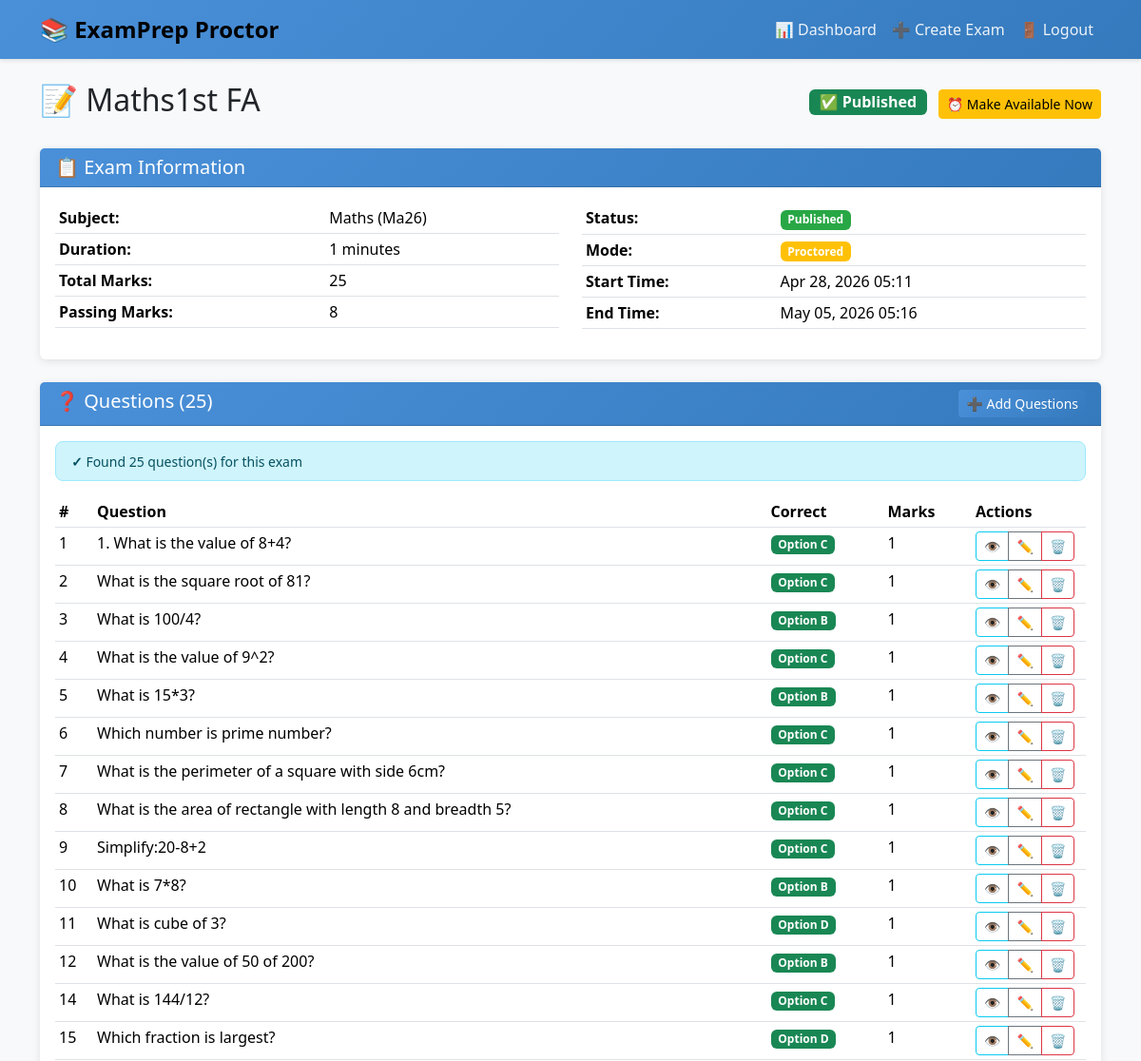
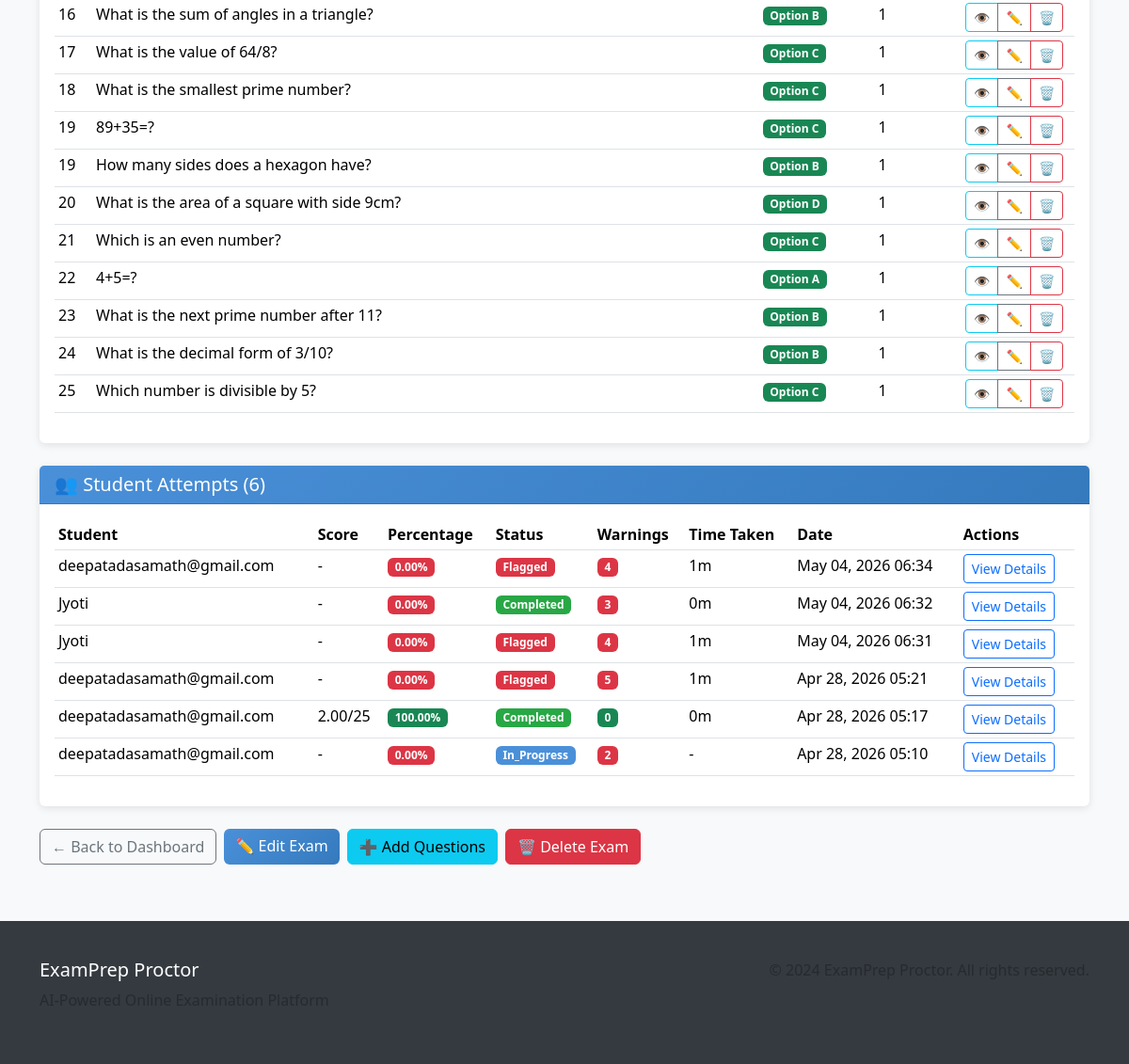
The app's page /teacher/exam/2/detail/ (signed in) with its own data (2 pictures, top to bottom).
### core/models.py (models this page shows, shortened)
class Exam(models.Model):
    STATUS_CHOICES = [
        ("draft", "Draft"),
        ("published", "Published"),
        ("archived", "Archived"),
    ]
    title = models.CharField(max_length=300)
    subject = models.ForeignKey(Subject, on_delete=models.CASCADE, related_name="exams")
    description = models.TextField(blank=True, null=True)
    duration = models.IntegerField(help_text="Duration in minutes")
    total_marks = models.IntegerField(default=100)
    passing_marks = models.IntegerField()
    start_time = models.DateTimeField()
    end_time = models.DateTimeField()
    instructions = models.TextField(
        blank=True, null=True, help_text="Exam instructions for students"
    )
    status = models.CharField(max_length=10, choices=STATUS_CHOICES, default="draft")
    is_practice_mode = models.BooleanField(
        default=False, help_text="If True, no proctoring and timer"
    )
    created_by = models.ForeignKey(
        User, on_delete=models.CASCADE, related_name="exams_created"
    )
    created_at = models.DateTimeField(auto_now_add=True)
    updated_at = models.DateTimeField(auto_now=True)
    class Meta:
        verbose_name = "Exam"
        verbose_name_plural = "Exams"
        ordering = ["-created_at"]

class Subject(models.Model):
    name = models.CharField(max_length=200, unique=True)
    description = models.TextField(blank=True, null=True)
    code = models.CharField(max_length=20, unique=True)
    created_by = models.ForeignKey(
        User, on_delete=models.CASCADE, related_name="subjects_created"
    )
    created_at = models.DateTimeField(auto_now_add=True)
    class Meta:
        verbose_name = "Subject"
        verbose_name_plural = "Subjects"
        ordering = ["code"]

class Question(models.Model):
    exam = models.ForeignKey(Exam, on_delete=models.CASCADE, related_name="questions")
    question_text = models.TextField()
    option_a = models.CharField(max_length=500)
    option_b = models.CharField(max_length=500)
    option_c = models.CharField(max_length=500)
    option_d = models.CharField(max_length=500)
    correct_option = models.CharField(
        max_length=1,
        choices=[
            ("A", "Option A"),
            ("B", "Option B"),
            ("C", "Option C"),
            ("D", "Option D"),
        ],
    )
    marks = models.IntegerField(default=1)
    order = models.IntegerField(default=0)
    created_at = models.DateTimeField(auto_now_add=True)
    class Meta:
        verbose_name = "Question"
        verbose_name_plural = "Questions"
        ordering = ["exam", "order"]

class StudentExamAttempt(models.Model):
    STATUS_CHOICES = [
        ("in_progress", "In Progress"),
        ("completed", "Completed"),
        ("flagged", "Flagged - Proctoring Violations"),
        ("auto_submitted", "Auto Submitted"),
        ("abandoned", "Abandoned"),
    ]
    student = models.ForeignKey(
        User, on_delete=models.CASCADE, related_name="exam_attempts"
    )
    exam = models.ForeignKey(Exam, on_delete=models.CASCADE, related_name="attempts")
    start_time = models.DateTimeField(auto_now_add=True)
    end_time = models.DateTimeField(null=True, blank=True)
    score = models.DecimalField(max_digits=5, decimal_places=2, null=True, blank=True)
    percentage = models.DecimalField(
        max_digits=5, decimal_places=2, null=True, blank=True
    )
    status = models.CharField(
        max_length=20, choices=STATUS_CHOICES, default="in_progress"
    )
    total_warnings = models.IntegerField(default=0)
    time_taken = models.IntegerField(
        null=True, blank=True, help_text="Time taken in seconds"
    )
    ip_address = models.GenericIPAddressField(null=True, blank=True)
    user_agent = models.TextField(blank=True, null=True)
    created_at = models.DateTimeField(auto_now_add=True)
    class Meta:
        verbose_name = "Student Exam Attempt"
        verbose_name_plural = "Student Exam Attempts"
        ordering = ["-start_time"]

### core/views.py (the view)
# urls.py: path("exam/<int:exam_id>/", views.exam_detail, name="exam_detail"),
@login_required
def exam_detail(request, exam_id):
    exam = get_object_or_404(Exam, id=exam_id)
    profile = get_user_profile(request.user)
    if profile.role == "teacher":
        if exam.created_by != request.user:
            messages.error(request, "Access denied.")
            return redirect("core:teacher_dashboard")
        attempts = exam.attempts.select_related("student").order_by("-start_time")
        questions = Question.objects.filter(exam=exam).order_by("order")
        context = {
            "exam": exam,
            "questions": questions,
            "attempts": attempts,
            "page_title": exam.title,
        }
        return render(request, "core/exam_detail_teacher.html", context)
    else:
        context = {"exam": exam, "page_title": exam.title}
        return render(request, "core/exam_detail.html", context)

### core/templates/core/exam_detail_teacher.html (shortened to what this page needs)
{% extends 'core/base.html' %}
{% block content %}
<div class="container mt-4">
    <div class="d-flex justify-content-between align-items-center mb-4">
        <h2>📝 {{ exam.title }}</h2>
        <div>
            {% if exam.status == 'draft' %}
                <button type="button" class="btn btn-success" onclick="publishExam({{ exam.id }})">
                    📢 Publish Exam
                </button>
            {% elif exam.status == 'published' %}
                <span class="badge bg-success fs-6">✅ Published</span>
                <button type="button" class="btn btn-warning btn-sm ms-2" onclick="makeAvailableNow({{ exam.id }})" title="Update times to make available now">
                    ⏰ Make Available Now
                </button>
            {% else %}
                <span class="badge bg-secondary fs-6">Archived</span>
            {% endif %}
        </div>
    </div>
    <div class="card mb-4">
        <div class="card-header">
            <h5 class="mb-0">📋 Exam Information</h5>
        </div>
        <div class="card-body">
            <div class="row">
                <div class="col-md-6">
                    <table class="table table-sm">
                        <tr>
                            <td><strong>Subject:</strong></td>
                            <td>{{ exam.subject.name }} ({{ exam.subject.code }})</td>
                        </tr>
                        <tr>
                            <td><strong>Duration:</strong></td>
                            <td>{{ exam.duration }} minutes</td>
                        </tr>
                        <tr>
                            <td><strong>Total Marks:</strong></td>
                            <td>{{ exam.total_marks }}</td>
                        </tr>
                        <tr>
                            <td><strong>Passing Marks:</strong></td>
                            <td>{{ exam.passing_marks }}</td>
                        </tr>
                    </table>
                </div>
                <div class="col-md-6">
                    <table class="table table-sm">
                        <tr>
                            <td><strong>Status:</strong></td>
                            <td>
                                <span class="badge badge-{{ exam.status }}">{{ exam.status|title }}</span>
                            </td>
                        </tr>
                        <tr>
                            <td><strong>Mode:</strong></td>
                            <td>
                                {% if exam.is_practice_mode %}
                                    <span class="badge bg-info">Practice Mode</span>
                                {% else %}
                                    <span class="badge bg-warning">Proctored</span>
                                {% endif %}
                            </td>
                        </tr>
                        <tr>
                            <td><strong>Start Time:</strong></td>
                            <td>{{ exam.start_time|date:"M d, Y H:i" }}</td>
                        </tr>
                        <tr>
                            <td><strong>End Time:</strong></td>
                            <td>{{ exam.end_time|date:"M d, Y H:i" }}</td>
                        </tr>
                    </table>
                </div>
            </div>
        </div>
    </div>
    <div class="card mb-4">
        <div class="card-header d-flex justify-content-between">
            <h5 class="mb-0">❓ Questions ({{ questions|length }})</h5>
            <a href="{% url 'core:add_questions' exam.id %}" class="btn btn-primary btn-sm">
                ➕ Add Questions
            </a>
        </div>
        <div class="card-body">
            {% if questions %}
                <div class="alert alert-info py-2">
                    <small><strong>✓</strong> Found {{ questions|length }} question(s) for this exam</small>
                </div>
                <div class="table-responsive">
                    <table class="table table-sm">
                        <thead>
                            <tr>
                                <th width="40">#</th>
                                <th>Question</th>
                                <th>Correct</th>
                                <th>Marks</th>
                                <th width="120">Actions</th>
                            </tr>
                        </thead>
                        <tbody>
                            {% for question in questions %}
                                <tr>
                                    <td>{{ question.order }}</td>
                                    <td>
                                        <span class="question-text" data-full-text="{{ question.question_text }}">
                                            {{ question.question_text|truncatewords:15 }}
                                        </span>
                                    </td>
                                    <td>
                                        <span class="badge bg-success">Option {{ question.correct_option }}</span>
                                    </td>
                                    <td>{{ question.marks }}</td>
                                    <td>
                                        <div class="btn-group btn-group-sm">
                                            <button class="btn btn-sm btn-outline-info"
                                                    onclick="viewQuestionFull({{ question.id }})"
                                                    title="View Full Question">
                                                👁️
                                            </button>
                                            <button class="btn btn-sm btn-outline-secondary"
                                                    onclick="editQuestion({{ question.id }})"
                                                    title="Edit Question">
                                                ✏️
                                            </button>
                                            <button class="btn btn-sm btn-outline-danger"
                                                    onclick="deleteQuestion({{ question.id }}, {{ question.order }})"
                                                    title="Delete Question">
                                                🗑️
                                            </button>
                                        </div>
                                    </td>
                                </tr>
                            {% endfor %}
                        </tbody>
                    </table>
                </div>
            {% endif %}
        </div>
    </div>
    <div class="card mb-4">
        <div class="card-header">
            <h5 class="mb-0">👥 Student Attempts ({{ attempts|length }})</h5>
        </div>
        <div class="card-body">
            {% if attempts %}
                <div class="table-responsive">
                    <table class="table table-sm">
                        <thead>
                            <tr>
                                <th>Student</th>
                                <th>Score</th>
                                <th>Percentage</th>
                                <th>Status</th>
                                <th>Warnings</th>
                                <th>Time Taken</th>
                                <th>Date</th>
                                <th>Actions</th>
                            </tr>
                        </thead>
                        <tbody>
                            {% for attempt in attempts %}
                                <tr>
                                    <td>{{ attempt.student.username }}</td>
                                    <td>
                                        {% if attempt.score %}
                                            {{ attempt.score }}/{{ exam.total_marks }}
                                        {% else %}
                                            -
                                        {% endif %}
                                    </td>
                                    <td>
                                        {% if attempt.percentage is not None %}
                                            <span class="badge {% if attempt.percentage >= 40 %}bg-success{% else %}bg-danger{% endif %}">
                                                {{ attempt.percentage }}%
                                            </span>
                                        {% else %}
                                            -
                                        {% endif %}
                                    </td>
                                    <td>
                                        <span class="badge badge-{{ attempt.status }}">
                                            {{ attempt.status|title }}
                                        </span>
                                    </td>
                                    <td>
                                        {% if attempt.total_warnings > 0 %}
                                            <span class="badge bg-danger">{{ attempt.total_warnings }}</span>
                                        {% else %}
                                            <span class="badge bg-success">0</span>
                                        {% endif %}
                                    </td>
                                    <td>
                                        {% if attempt.time_taken %}
                                            {% widthratio attempt.time_taken 60 1 as minutes %}{{ minutes }}m
                                        {% else %}
                                            -
                                        {% endif %}
                                    </td>
                                    <td>{{ attempt.start_time|date:"M d, Y H:i" }}</td>
                                    <td>
                                        <a href="{% url 'core:exam_result' attempt.id %}"
                                           class="btn btn-sm btn-outline-primary">View Details</a>
                                    </td>
                                </tr>
                            {% endfor %}
                        </tbody>
                    </table>
                </div>
            {% else %}
                <div class="text-center text-muted py-4">
                    <p>No student attempts yet.</p>
                    <small>Students will appear here once they take the exam.</small>
                </div>
            {% endif %}
        </div>
    </div>
    <div class="d-flex gap-2 mb-4">
        <a href="{% url 'core:teacher_dashboard' %}" class="btn btn-outline-secondary">
            ← Back to Dashboard
        </a>
        <a href="{% url 'core:edit_exam' exam.id %}" class="btn btn-primary">
            ✏️ Edit Exam
        </a>
        <a href="{% url 'core:add_questions' exam.id %}" class="btn btn-info">
            ➕ Add Questions
        </a>
        <button type="button" class="btn btn-danger" onclick="deleteExam({{ exam.id }}, '{{ exam.title }}')">
            🗑️ Delete Exam
        </button>
    </div>
</div>
{% endblock %}

### records on screen
Exam: title "Maths1st FA", subject.name "Maths", subject.code "Ma26", duration "1", total_marks "25", passing_marks "8", status "Published", start_time "Apr 28, 2026 05:11", end_time "May 05, 2026 05:16"
Question: order "1", question_text "1. What is the value of 8+4?", correct_option "C", marks "1"
Question: order "2", question_text "What is the square root of 81?", correct_option "C", marks "1"
Question: order "3", question_text "What is 100/4?", correct_option "B", marks "1"
Question: order "4", question_text "What is the value of 9^2?", correct_option "C", marks "1"
Question: order "5", question_text "What is 15*3?", correct_option "B", marks "1"
Question: order "6", question_text "Which number is prime number?", correct_option "C", marks "1"
Question: order "7", question_text "What is the perimeter of a square with side 6cm?", correct_option "C", marks "1"
Question: order "8", question_text "What is the area of rectangle with length 8 and breadth 5?", correct_option "C", marks "1"
Question: order "9", question_text "Simplify:20-8+2", correct_option "C", marks "1"
Question: order "10", question_text "What is 7*8?", correct_option "B", marks "1"
Question: order "11", question_text "What is cube of 3?", correct_option "D", marks "1"
Question: order "12", question_text "What is the value of 50 of 200?", correct_option "B", marks "1"
Question: order "14", question_text "What is 144/12?", correct_option "C", marks "1"
Question: order "15", question_text "Which fraction is largest?", correct_option "D", marks "1"
Question: order "16", question_text "What is the sum of angles in a triangle?", correct_option "B", marks "1"
Question: order "17", question_text "What is the value of 64/8?", correct_option "C", marks "1"
Question: order "18", question_text "What is the smallest prime number?", correct_option "C", marks "1"
Question: order "19", question_text "89+35=?", correct_option "C", marks "1"
Question: order "19", question_text "How many sides does a hexagon have?", correct_option "B", marks "1"
Question: order "20", question_text "What is the area of a square with side 9cm?", correct_option "D", marks "1"
Question: order "21", question_text "Which is an even number?", correct_option "C", marks "1"
Question: order "22", question_text "4+5=?", correct_option "A", marks "1"
Question: order "23", question_text "What is the next prime number after 11?", correct_option "B", marks "1"
Question: order "24", question_text "What is the decimal form of 3/10?", correct_option "B", marks "1"
Question: order "25", question_text "Which number is divisible by 5?", correct_option "C", marks "1"
StudentExamAttempt: student.username "deepatadasamath@gmail.com", percentage "0.00", status "Flagged", total_warnings "4", minutes "1", start_time "May 04, 2026 06:34"
StudentExamAttempt: student.username "Jyoti", percentage "0.00", status "Completed", total_warnings "3", minutes "0", start_time "May 04, 2026 06:32"
StudentExamAttempt: student.username "Jyoti", percentage "0.00", status "Flagged", total_warnings "4", minutes "1", start_time "May 04, 2026 06:31"
StudentExamAttempt: student.username "deepatadasamath@gmail.com", percentage "0.00", status "Flagged", total_warnings "5", minutes "1", start_time "Apr 28, 2026 05:21"
StudentExamAttempt: student.username "deepatadasamath@gmail.com", score "2.00", percentage "100.00", status "Completed", total_warnings "0", start_time "Apr 28, 2026 05:17"
StudentExamAttempt: student.username "deepatadasamath@gmail.com", percentage "0.00", status "In_Progress", total_warnings "2", start_time "Apr 28, 2026 05:10"

### other values on screen
{{ questions|length }} "25"
{{ attempts|length }} "6"
